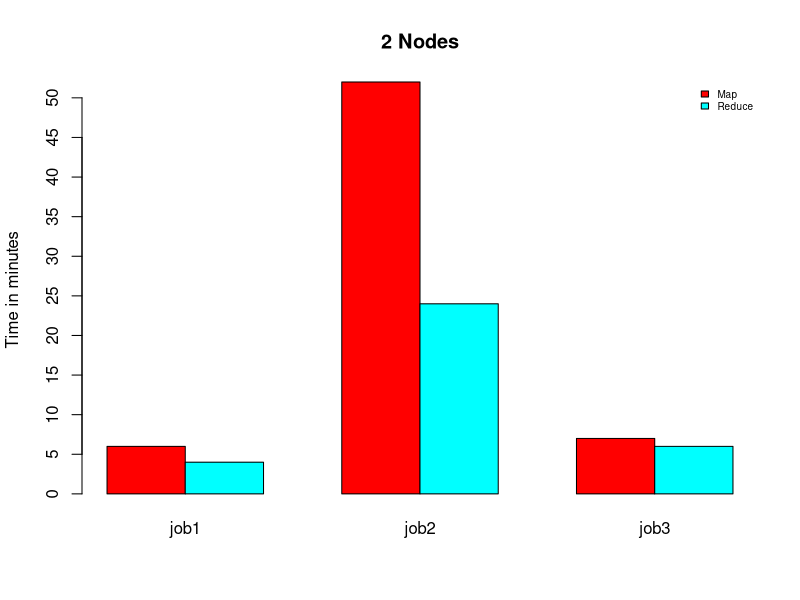
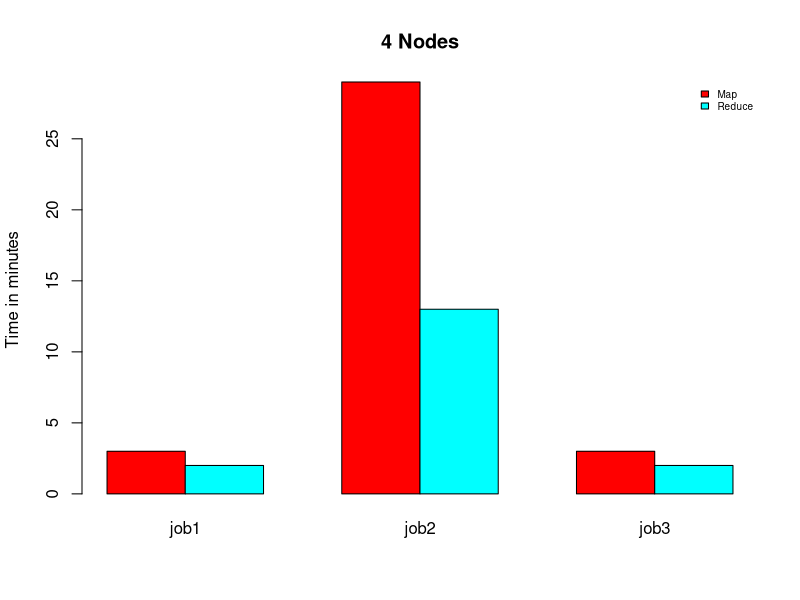

These charts were generated, in order, by the following R code:
## ---- chunk 1
knitr::opts_chunk$set(echo = TRUE)
## ---- chunk 2

results2 <- read.csv("report a3 2 nodes.csv", header = TRUE)

barplot(as.matrix(results2), main="2 Nodes", ylab= "Time in minutes",
   beside=TRUE, col=rainbow(2))

legend("topright", c("Map","Reduce"), cex=0.6, 
   bty="n", fill=rainbow(2));

axis(side=2, at=c(5, 15, 25, 35, 45))
## ---- chunk 3

results4 <- read.csv("report a3 4 nodes.csv", header = TRUE)

barplot(as.matrix(results4), main="4 Nodes", ylab= "Time in minutes",
   beside=TRUE, col=rainbow(2))

legend("topright", c("Map","Reduce"), cex=0.6, 
   bty="n", fill=rainbow(2));
